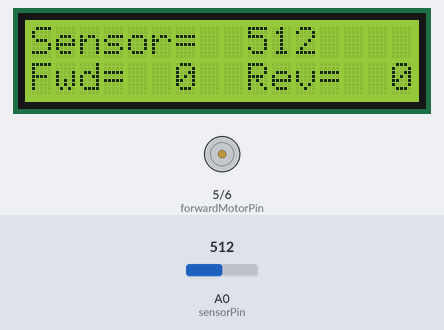
The sketch below on a simulated Arduino Uno, built with avr-gcc and run on an emulated ATmega328P. Parts: 16×2 character LCD, motor-driver pin pairs drawn as motors (green arrow = first pin HIGH = forward, orange = second pin HIGH = backward, longer = more drive). The inputs (shaded band) are chosen by the test bench; at power-on: A0 (sensorPin) = 512. What the sketch prints to the serial monitor is not drawn.

Above: at 7.3 s.
7.4 s: A0 (sensorPin) set to 716
At 7.7 s:
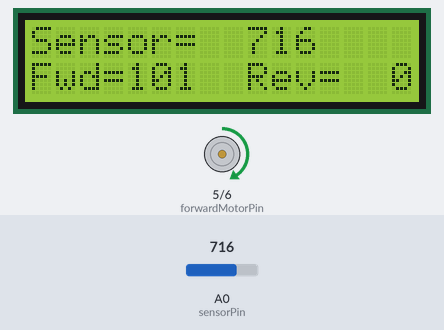
8.9 s: A0 (sensorPin) set to 712
At 9.6 s:
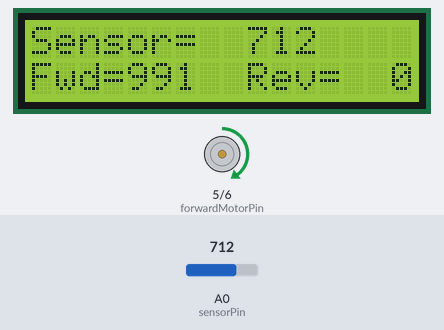
10.4 s: A0 (sensorPin) set to 900
At 11.3 s:
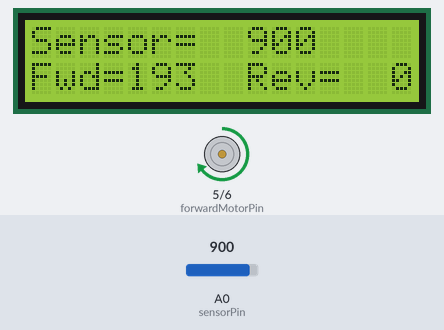
11.9 s: A0 (sensorPin) set to 502
At 12.6 s:
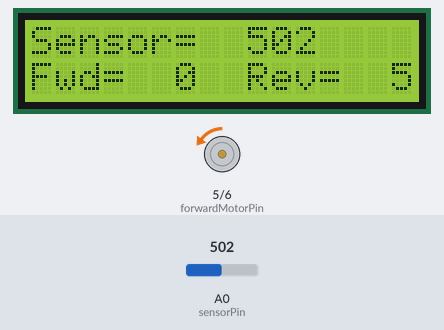
13.6 s: A0 (sensorPin) set to 522
At 15.0 s:
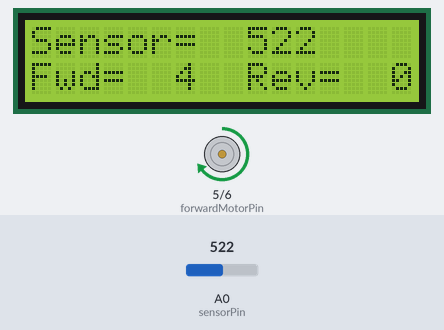
15.3 s: A0 (sensorPin) set to 306
At 16.4 s:
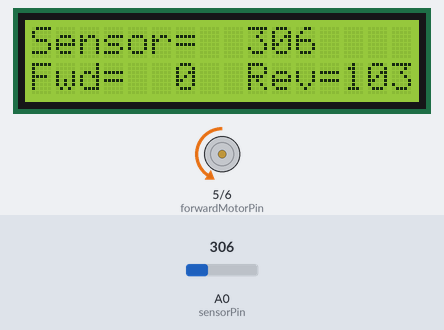
Timing chart, 0 to 18.0 s (numbered marks = the images above; inputs shaded):
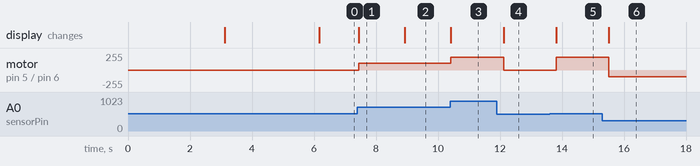

The sketch:

motor-forward-reverse-display.ino
```cpp
/* YourDuino.com Example Software Sketch
 20 character 4 line I2C Display
 Backpack Interface labelled "YwRobot Arduino LCM1602 IIC V1"
 Connect Vcc and Ground, SDA to A4, SCL to A5 on Arduino
 terry@yourduino.com */

/*-----( Import needed libraries )-----*/
#include <Wire.h>  // Comes with Arduino IDE
// Get the LCD I2C Library here:
// https://bitbucket.org/fmalpartida/new-liquidcrystal/downloads
// Move any other LCD libraries to another folder or delete them
// See Library "Docs" folder for possible commands etc.
#include <LiquidCrystal_I2C.h>

// set the LCD address to 0x27 for a 20 chars 4 line display
// Set the pins on the I2C chip used for LCD connections:
//                    addr, en,rw,rs,d4,d5,d6,d7,bl,blpol
LiquidCrystal_I2C lcd(0x27, 2, 1, 0, 4, 5, 6, 7, 3, POSITIVE);  // Set the LCD I2C address

// must be a PWM pin, 3, 5, 6, 9, 10, and 11
const int forwardMotorPin = 5;
const int reverseMotorPin = 6;
int sensorPin = A0;
int sensorValue = 0; // input comes in from 0 to 1023
int forward_PWMValue = 0; // output must be converted to an integer from 0 to 255
int reverse_PWMValue = 0; // output must be converted to an integer from 0 to 255

void setup()
{
  pinMode(forwardMotorPin, OUTPUT);
  pinMode(reverseMotorPin, OUTPUT);
  lcd.begin(16,2); // initialize the lcd for 16 chars 2 lines, turn on backlight
  lcd.backlight(); // turn the backlight on
  Serial.begin(9600);
  lcd.setCursor(0,0);
  lcd.print("Welcome to the");
  lcd.setCursor(0,1);
  lcd.print("Motor Direction");
  delay(3000);
  lcd.setCursor(0,0);
  lcd.print("Lab             ");
  lcd.setCursor(0,1);
  lcd.print("Have Fun!       ");
  delay(3000);
  lcd.setCursor(0,0);
  lcd.print("Sensor=         ");
  lcd.setCursor(0,1);
  lcd.print("Fwd=     Rev=   ");
}

void loop()
{
  sensorValue = analogRead(sensorPin);
  Serial.print("Sensor value=");
  Serial.print(sensorValue);
  lcd.setCursor(8,0);
  print_right_aligned(sensorValue, 4);

  // convert the sensor Value to a PWM value
  if (sensorValue > 512) {
    // forward
    forward_PWMValue = map(sensorValue, 512, 1023, 0, 255);
    reverse_PWMValue = 0;
  } else {
    reverse_PWMValue = map(sensorValue, 0, 511, 255, 0);
    forward_PWMValue = 0;
  }

  lcd.setCursor(4,1);
  print_right_aligned(forward_PWMValue, 3);
  lcd.setCursor(13,1);
  print_right_aligned(reverse_PWMValue, 3);

  analogWrite(forwardMotorPin, forward_PWMValue);
  analogWrite(reverseMotorPin, reverse_PWMValue);
  delay(200);
}

// print a positive number from 1 to 1023 right aligned into space
void print_right_aligned(int in, int spaces) {

    // the first of three leading spaces
    if (spaces == 4 && in < 9)
        lcd.print(" ");

   // the second space
   if ( (spaces == 4 && in < 99 ) || (spaces == 3 && in < 9 ) )
        lcd.print(" ");
   //
   if ( ( spaces == 4 && in < 999 ) || (spaces == 3 && in < 99 ) )
        lcd.print(" ");

     lcd.print(in);
}
```

Measured:
- after the input at 7.4 s, motor on pin 5 (forwardMotorPin) / pin 6 (reverseMotorPin): stopped → forward 101/255 at once; the display: changes at once (image 1)
- after the input at 8.9 s, motor on pin 5 (forwardMotorPin) / pin 6 (reverseMotorPin): forward 101/255 → forward 99/255 at once; the display: changes at once (image 2)
- after the input at 10.4 s, motor on pin 5 (forwardMotorPin) / pin 6 (reverseMotorPin): forward 99/255 → forward 193/255 at once; the display: changes at once (image 3)
- after the input at 11.9 s, motor on pin 5 (forwardMotorPin) / pin 6 (reverseMotorPin): forward 193/255 → backward 5/255 after 0.21 s; the display: changes after 0.21 s (image 4)
- after the input at 13.6 s, motor on pin 5 (forwardMotorPin) / pin 6 (reverseMotorPin): backward 5/255 → forward 193/255 after 0.21 s; the display: changes after 0.21 s (image 5)
- after the input at 15.3 s, motor on pin 5 (forwardMotorPin) / pin 6 (reverseMotorPin): forward 193/255 → backward 103/255 after 0.21 s; the display: changes after 0.21 s (image 6)
